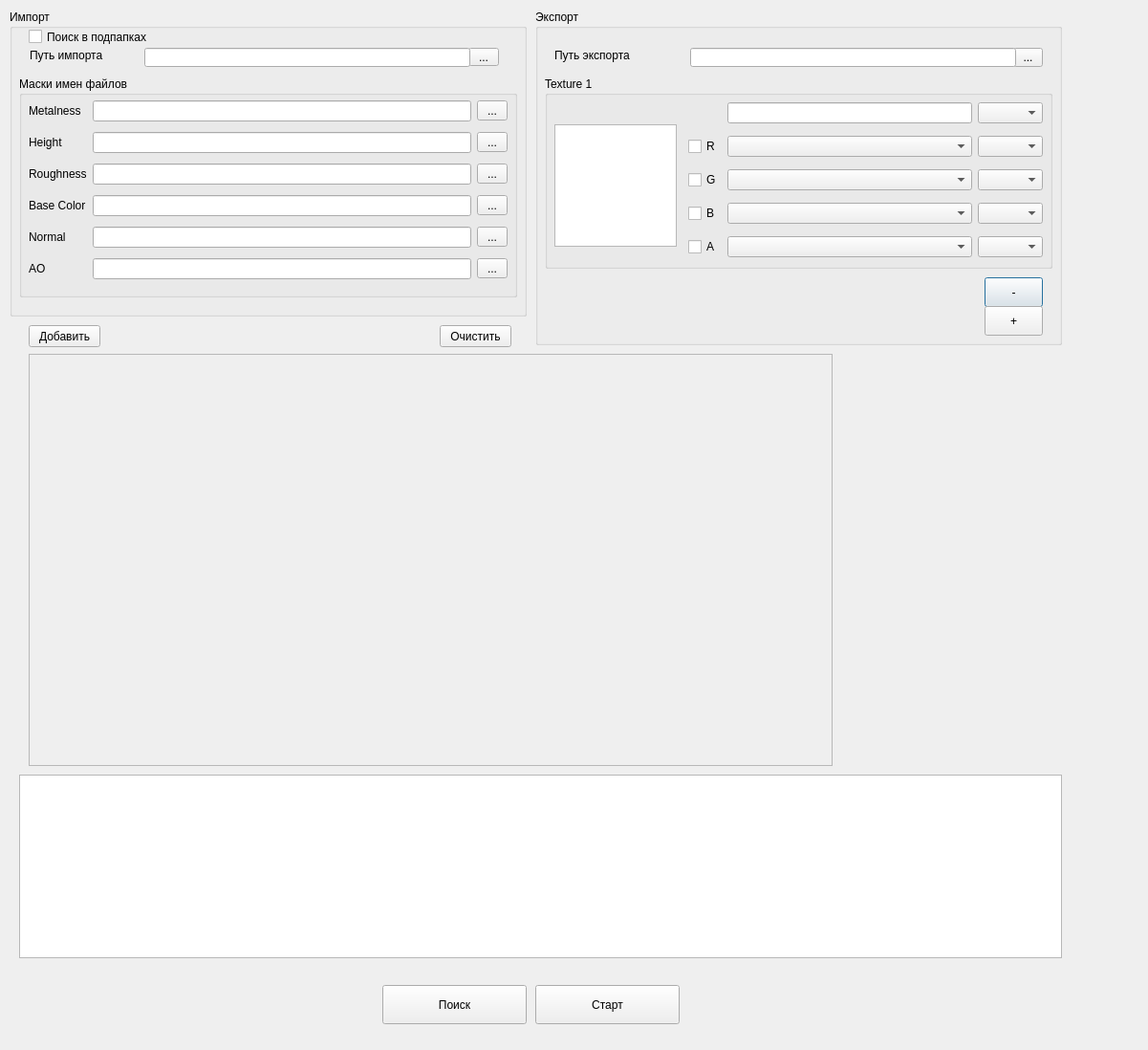
<?xml version="1.0" encoding="UTF-8"?>
<ui version="4.0">
 <class>Main_ui</class>
 <widget class="QDialog" name="Main_ui">
  <property name="geometry">
   <rect>
    <x>0</x>
    <y>0</y>
    <width>1201</width>
    <height>1098</height>
   </rect>
  </property>
  <property name="font">
   <font>
    <weight>50</weight>
    <bold>false</bold>
   </font>
  </property>
  <property name="windowTitle">
   <string>Dialog</string>
  </property>
  <widget class="QGroupBox" name="groupBox">
   <property name="geometry">
    <rect>
     <x>10</x>
     <y>10</y>
     <width>541</width>
     <height>321</height>
    </rect>
   </property>
   <property name="minimumSize">
    <size>
     <width>541</width>
     <height>0</height>
    </size>
   </property>
   <property name="maximumSize">
    <size>
     <width>1024</width>
     <height>16777215</height>
    </size>
   </property>
   <property name="title">
    <string>Импорт</string>
   </property>
   <widget class="QToolButton" name="import_path_button">
    <property name="geometry">
     <rect>
      <x>480</x>
      <y>40</y>
      <width>32</width>
      <height>19</height>
     </rect>
    </property>
    <property name="minimumSize">
     <size>
      <width>32</width>
      <height>0</height>
     </size>
    </property>
    <property name="text">
     <string>...</string>
    </property>
   </widget>
   <widget class="QLineEdit" name="import_path">
    <property name="geometry">
     <rect>
      <x>141</x>
      <y>40</y>
      <width>341</width>
      <height>20</height>
     </rect>
    </property>
   </widget>
   <widget class="QLabel" name="label">
    <property name="geometry">
     <rect>
      <x>21</x>
      <y>40</y>
      <width>91</width>
      <height>16</height>
     </rect>
    </property>
    <property name="text">
     <string>Путь импорта</string>
    </property>
   </widget>
   <widget class="QGroupBox" name="groupBox_4">
    <property name="geometry">
     <rect>
      <x>10</x>
      <y>70</y>
      <width>521</width>
      <height>231</height>
     </rect>
    </property>
    <property name="title">
     <string>Маски имен файлов</string>
    </property>
    <property name="flat">
     <bool>false</bool>
    </property>
    <property name="checkable">
     <bool>false</bool>
    </property>
    <widget class="QWidget" name="gridLayoutWidget">
     <property name="geometry">
      <rect>
       <x>10</x>
       <y>20</y>
       <width>501</width>
       <height>201</height>
      </rect>
     </property>
     <layout class="QGridLayout" name="gridLayout">
      <property name="verticalSpacing">
       <number>6</number>
      </property>
      <item row="2" column="0">
       <widget class="QLabel" name="label_8">
        <property name="text">
         <string>Roughness</string>
        </property>
       </widget>
      </item>
      <item row="0" column="0">
       <widget class="QLabel" name="label_9">
        <property name="text">
         <string>Metalness</string>
        </property>
       </widget>
      </item>
      <item row="3" column="0">
       <widget class="QLabel" name="label_10">
        <property name="text">
         <string>Base Color</string>
        </property>
       </widget>
      </item>
      <item row="1" column="0">
       <widget class="QLabel" name="label_6">
        <property name="text">
         <string>Height</string>
        </property>
       </widget>
      </item>
      <item row="0" column="2">
       <widget class="QLineEdit" name="input_metalness_mask">
        <property name="minimumSize">
         <size>
          <width>350</width>
          <height>0</height>
         </size>
        </property>
        <property name="maximumSize">
         <size>
          <width>500</width>
          <height>16777215</height>
         </size>
        </property>
       </widget>
      </item>
      <item row="4" column="2">
       <widget class="QLineEdit" name="input_normal_mask">
        <property name="minimumSize">
         <size>
          <width>350</width>
          <height>0</height>
         </size>
        </property>
        <property name="maximumSize">
         <size>
          <width>500</width>
          <height>16777215</height>
         </size>
        </property>
       </widget>
      </item>
      <item row="1" column="2">
       <widget class="QLineEdit" name="input_height_mask">
        <property name="minimumSize">
         <size>
          <width>350</width>
          <height>0</height>
         </size>
        </property>
        <property name="maximumSize">
         <size>
          <width>500</width>
          <height>16777215</height>
         </size>
        </property>
       </widget>
      </item>
      <item row="4" column="0">
       <widget class="QLabel" name="label_7">
        <property name="text">
         <string>Normal</string>
        </property>
       </widget>
      </item>
      <item row="2" column="2">
       <widget class="QLineEdit" name="input_roughness_mask">
        <property name="minimumSize">
         <size>
          <width>350</width>
          <height>0</height>
         </size>
        </property>
        <property name="maximumSize">
         <size>
          <width>500</width>
          <height>16777215</height>
         </size>
        </property>
       </widget>
      </item>
      <item row="3" column="2">
       <widget class="QLineEdit" name="input_basecolor_mask">
        <property name="minimumSize">
         <size>
          <width>350</width>
          <height>0</height>
         </size>
        </property>
        <property name="maximumSize">
         <size>
          <width>500</width>
          <height>16777215</height>
         </size>
        </property>
       </widget>
      </item>
      <item row="1" column="3">
       <widget class="QToolButton" name="height_button">
        <property name="minimumSize">
         <size>
          <width>32</width>
          <height>0</height>
         </size>
        </property>
        <property name="text">
         <string>...</string>
        </property>
       </widget>
      </item>
      <item row="2" column="3">
       <widget class="QToolButton" name="roughness_button">
        <property name="minimumSize">
         <size>
          <width>32</width>
          <height>0</height>
         </size>
        </property>
        <property name="text">
         <string>...</string>
        </property>
       </widget>
      </item>
      <item row="0" column="3">
       <widget class="QToolButton" name="metalness_button">
        <property name="minimumSize">
         <size>
          <width>32</width>
          <height>0</height>
         </size>
        </property>
        <property name="text">
         <string>...</string>
        </property>
       </widget>
      </item>
      <item row="4" column="3">
       <widget class="QToolButton" name="normal_button">
        <property name="minimumSize">
         <size>
          <width>32</width>
          <height>0</height>
         </size>
        </property>
        <property name="text">
         <string>...</string>
        </property>
       </widget>
      </item>
      <item row="3" column="3">
       <widget class="QToolButton" name="basecolor_button">
        <property name="minimumSize">
         <size>
          <width>32</width>
          <height>0</height>
         </size>
        </property>
        <property name="text">
         <string>...</string>
        </property>
       </widget>
      </item>
      <item row="5" column="0">
       <widget class="QLabel" name="label_11">
        <property name="text">
         <string>AO</string>
        </property>
       </widget>
      </item>
      <item row="5" column="2">
       <widget class="QLineEdit" name="input_ao_mask">
        <property name="minimumSize">
         <size>
          <width>350</width>
          <height>0</height>
         </size>
        </property>
        <property name="maximumSize">
         <size>
          <width>500</width>
          <height>16777215</height>
         </size>
        </property>
       </widget>
      </item>
      <item row="5" column="3">
       <widget class="QToolButton" name="ao_button">
        <property name="minimumSize">
         <size>
          <width>32</width>
          <height>0</height>
         </size>
        </property>
        <property name="text">
         <string>...</string>
        </property>
       </widget>
      </item>
     </layout>
    </widget>
   </widget>
   <widget class="QCheckBox" name="subfolders_check">
    <property name="geometry">
     <rect>
      <x>20</x>
      <y>20</y>
      <width>171</width>
      <height>17</height>
     </rect>
    </property>
    <property name="text">
     <string>Поиск в подпапках</string>
    </property>
   </widget>
  </widget>
  <widget class="QGroupBox" name="groupBox_2">
   <property name="geometry">
    <rect>
     <x>560</x>
     <y>10</y>
     <width>551</width>
     <height>351</height>
    </rect>
   </property>
   <property name="title">
    <string>Экспорт</string>
   </property>
   <widget class="QLabel" name="label_2">
    <property name="geometry">
     <rect>
      <x>20</x>
      <y>40</y>
      <width>91</width>
      <height>16</height>
     </rect>
    </property>
    <property name="text">
     <string>Путь экспорта</string>
    </property>
   </widget>
   <widget class="QToolButton" name="export_path_button">
    <property name="geometry">
     <rect>
      <x>500</x>
      <y>40</y>
      <width>31</width>
      <height>20</height>
     </rect>
    </property>
    <property name="text">
     <string>...</string>
    </property>
   </widget>
   <widget class="QLineEdit" name="export_path">
    <property name="geometry">
     <rect>
      <x>162</x>
      <y>40</y>
      <width>341</width>
      <height>20</height>
     </rect>
    </property>
   </widget>
   <widget class="QGroupBox" name="texture_channel_picker">
    <property name="geometry">
     <rect>
      <x>10</x>
      <y>70</y>
      <width>531</width>
      <height>201</height>
     </rect>
    </property>
    <property name="title">
     <string>Texture 1</string>
    </property>
    <widget class="QGraphicsView" name="image_preview">
     <property name="geometry">
      <rect>
       <x>10</x>
       <y>50</y>
       <width>128</width>
       <height>128</height>
      </rect>
     </property>
     <property name="minimumSize">
      <size>
       <width>128</width>
       <height>128</height>
      </size>
     </property>
     <property name="maximumSize">
      <size>
       <width>128</width>
       <height>128</height>
      </size>
     </property>
    </widget>
    <widget class="QWidget" name="gridLayoutWidget_2">
     <property name="geometry">
      <rect>
       <x>150</x>
       <y>20</y>
       <width>371</width>
       <height>181</height>
      </rect>
     </property>
     <layout class="QGridLayout" name="gridLayout_2">
      <item row="3" column="1">
       <widget class="QComboBox" name="blue_channel_file">
        <property name="minimumSize">
         <size>
          <width>256</width>
          <height>0</height>
         </size>
        </property>
       </widget>
      </item>
      <item row="4" column="2">
       <widget class="QComboBox" name="alpha_channel_list">
        <property name="minimumSize">
         <size>
          <width>64</width>
          <height>0</height>
         </size>
        </property>
       </widget>
      </item>
      <item row="3" column="2">
       <widget class="QComboBox" name="blue_channel_list">
        <property name="minimumSize">
         <size>
          <width>64</width>
          <height>0</height>
         </size>
        </property>
       </widget>
      </item>
      <item row="4" column="0">
       <widget class="QCheckBox" name="alpha_checkbox">
        <property name="text">
         <string>A</string>
        </property>
       </widget>
      </item>
      <item row="4" column="1">
       <widget class="QComboBox" name="alpha_channel_file">
        <property name="minimumSize">
         <size>
          <width>256</width>
          <height>0</height>
         </size>
        </property>
       </widget>
      </item>
      <item row="2" column="2">
       <widget class="QComboBox" name="green_channel_list">
        <property name="minimumSize">
         <size>
          <width>64</width>
          <height>0</height>
         </size>
        </property>
       </widget>
      </item>
      <item row="2" column="0">
       <widget class="QCheckBox" name="green_checkbox">
        <property name="text">
         <string>G</string>
        </property>
       </widget>
      </item>
      <item row="1" column="2">
       <widget class="QComboBox" name="red_channel_list">
        <property name="minimumSize">
         <size>
          <width>64</width>
          <height>0</height>
         </size>
        </property>
       </widget>
      </item>
      <item row="2" column="1">
       <widget class="QComboBox" name="green_channel_file">
        <property name="minimumSize">
         <size>
          <width>256</width>
          <height>0</height>
         </size>
        </property>
       </widget>
      </item>
      <item row="3" column="0">
       <widget class="QCheckBox" name="blue_checkbox">
        <property name="text">
         <string>B</string>
        </property>
       </widget>
      </item>
      <item row="1" column="0">
       <widget class="QCheckBox" name="red_checkbox">
        <property name="text">
         <string>R</string>
        </property>
       </widget>
      </item>
      <item row="1" column="1">
       <widget class="QComboBox" name="red_channel_file">
        <property name="minimumSize">
         <size>
          <width>256</width>
          <height>0</height>
         </size>
        </property>
       </widget>
      </item>
      <item row="0" column="1">
       <widget class="QLineEdit" name="texture_output_mask">
        <property name="minimumSize">
         <size>
          <width>256</width>
          <height>0</height>
         </size>
        </property>
       </widget>
      </item>
      <item row="0" column="2">
       <widget class="QComboBox" name="filetype_combobox">
        <property name="minimumSize">
         <size>
          <width>64</width>
          <height>0</height>
         </size>
        </property>
       </widget>
      </item>
     </layout>
    </widget>
   </widget>
   <widget class="QPushButton" name="minus_button">
    <property name="geometry">
     <rect>
      <x>470</x>
      <y>280</y>
      <width>61</width>
      <height>31</height>
     </rect>
    </property>
    <property name="text">
     <string>-</string>
    </property>
   </widget>
   <widget class="QPushButton" name="plus_button">
    <property name="geometry">
     <rect>
      <x>470</x>
      <y>310</y>
      <width>61</width>
      <height>31</height>
     </rect>
    </property>
    <property name="text">
     <string>+</string>
    </property>
   </widget>
  </widget>
  <widget class="QTableView" name="tableView">
   <property name="geometry">
    <rect>
     <x>20</x>
     <y>810</y>
     <width>1091</width>
     <height>192</height>
    </rect>
   </property>
  </widget>
  <widget class="QPushButton" name="start_button">
   <property name="geometry">
    <rect>
     <x>560</x>
     <y>1030</y>
     <width>151</width>
     <height>41</height>
    </rect>
   </property>
   <property name="text">
    <string>Старт</string>
   </property>
  </widget>
  <widget class="QPushButton" name="scan_button">
   <property name="geometry">
    <rect>
     <x>400</x>
     <y>1030</y>
     <width>151</width>
     <height>41</height>
    </rect>
   </property>
   <property name="text">
    <string>Поиск</string>
   </property>
  </widget>
  <widget class="QPushButton" name="add_pushbutton">
   <property name="geometry">
    <rect>
     <x>30</x>
     <y>340</y>
     <width>75</width>
     <height>23</height>
    </rect>
   </property>
   <property name="text">
    <string>Добавить</string>
   </property>
  </widget>
  <widget class="QPushButton" name="clear_pushbutton">
   <property name="geometry">
    <rect>
     <x>460</x>
     <y>340</y>
     <width>75</width>
     <height>23</height>
    </rect>
   </property>
   <property name="text">
    <string>Очистить</string>
   </property>
  </widget>
  <widget class="QScrollArea" name="scrollArea">
   <property name="geometry">
    <rect>
     <x>30</x>
     <y>370</y>
     <width>841</width>
     <height>431</height>
    </rect>
   </property>
   <property name="sizePolicy">
    <sizepolicy hsizetype="Fixed" vsizetype="Fixed">
     <horstretch>0</horstretch>
     <verstretch>0</verstretch>
    </sizepolicy>
   </property>
   <property name="widgetResizable">
    <bool>true</bool>
   </property>
   <widget class="QWidget" name="scrollAreaWidgetContents">
    <property name="geometry">
     <rect>
      <x>0</x>
      <y>0</y>
      <width>839</width>
      <height>429</height>
     </rect>
    </property>
    <layout class="QHBoxLayout" name="horizontalLayout">
     <item>
      <layout class="QVBoxLayout" name="mapwidget_layout"/>
     </item>
    </layout>
   </widget>
  </widget>
 </widget>
 <resources/>
 <connections/>
</ui>
